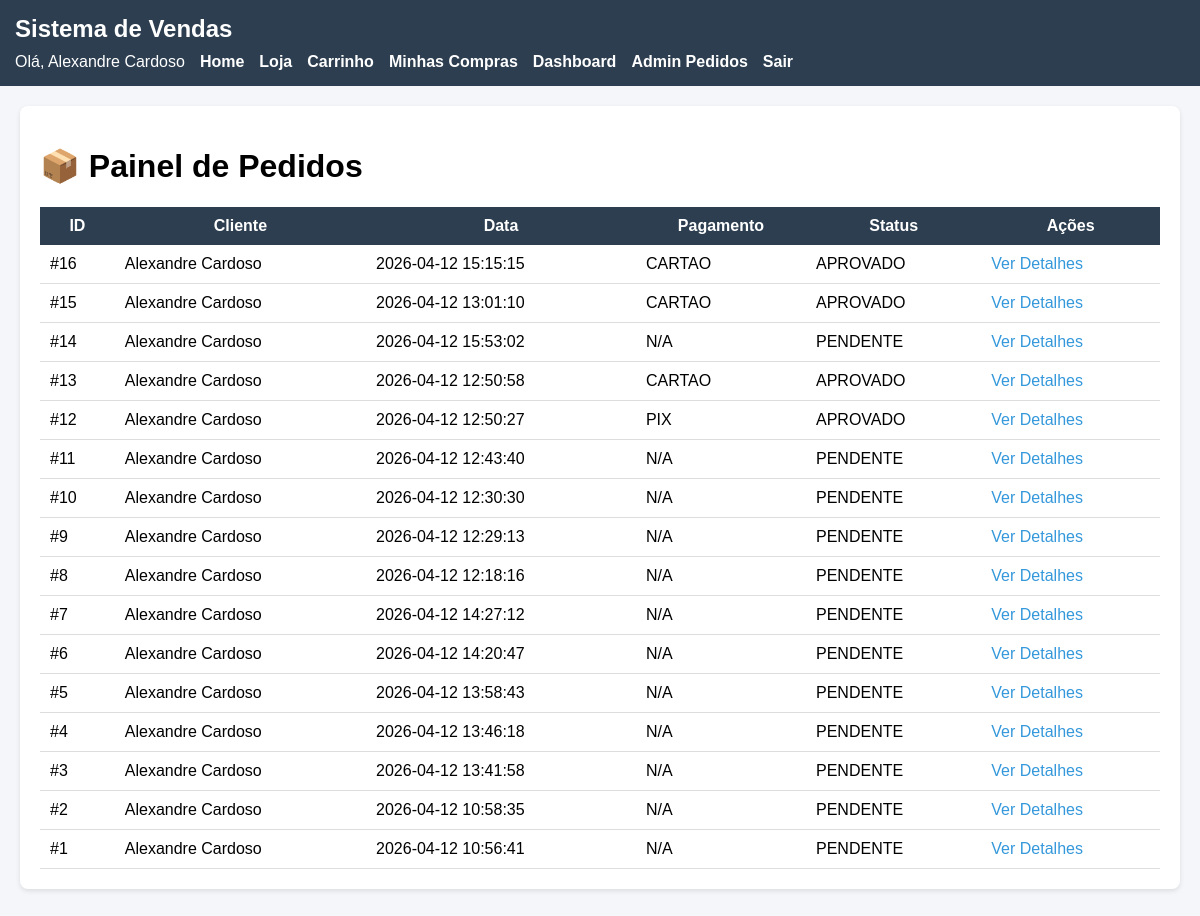
The app's page /admin_pedidos.php (signed in) with its own data.
### tables this page shows
CREATE TABLE IF NOT EXISTS `vendas` (
  `id` int NOT NULL AUTO_INCREMENT,
  `cliente_id` int DEFAULT NULL,
  `data` datetime DEFAULT NULL,
  `usuario` varchar(100) DEFAULT NULL,
  `status` varchar(20) DEFAULT 'aberta',
  `pagamento` varchar(50) DEFAULT NULL,
  `status_pagamento` varchar(20) DEFAULT NULL,
  PRIMARY KEY (`id`),
  KEY `cliente_id` (`cliente_id`),
  CONSTRAINT `vendas_ibfk_1` FOREIGN KEY (`cliente_id`) REFERENCES `clientes` (`id`)
);

CREATE TABLE IF NOT EXISTS `clientes` (
  `id` int NOT NULL AUTO_INCREMENT,
  `cpf` varchar(14) NOT NULL,
  `nome` varchar(255) NOT NULL,
  `endereco` varchar(255) DEFAULT NULL,
  `bairro` varchar(100) DEFAULT NULL,
  `cidade` varchar(100) DEFAULT NULL,
  `uf` char(2) DEFAULT NULL,
  `cep` varchar(10) DEFAULT NULL,
  `telefone1` varchar(20) DEFAULT NULL,
  `telefone2` varchar(20) DEFAULT NULL,
  `email` varchar(255) DEFAULT NULL,
  `senha` varchar(255) DEFAULT NULL,
  `tipo` varchar(20) DEFAULT 'cliente',
  `cadastro_completo` tinyint DEFAULT '0',
  PRIMARY KEY (`id`),
  UNIQUE KEY `cpf` (`cpf`)
);

### public/admin_pedidos.php (the view, shortened to what this page needs)
<?php
include 'partials/header.php';
$pedidos = $conn->query("
    SELECT vendas.*, clientes.nome
    FROM vendas
    JOIN clientes ON vendas.cliente_id = clientes.id
    ORDER BY vendas.id DESC
");
?>
<div class="card">
    <h1>📦 Painel de Pedidos</h1>
    <table>
        <tr>
            <th>ID</th>
            <th>Cliente</th>
            <th>Data</th>
            <th>Pagamento</th>
            <th>Status</th>
            <th>Ações</th>
        </tr>
        <?php while($p = $pedidos->fetch_assoc()): ?>
        <tr>
            <td>#<?= $p['id'] ?></td>
            <td><?= $p['nome'] ?></td>
            <td><?= $p['data'] ?></td>
            <td>
                <?= $p['pagamento']
                    ? strtoupper($p['pagamento'])
                    : 'N/A' ?>
            </td>
            <td>
                <?= $p['status_pagamento']
                    ? strtoupper($p['status_pagamento'])
                    : 'PENDENTE' ?>
            </td>
            <td>
                <a href="admin_pedido_detalhe.php?id=<?= $p['id'] ?>">
                    Ver Detalhes
                </a>
            </td>
        </tr>
        <?php endwhile; ?>
    </table>
</div>
<?php include 'partials/footer.php'; ?>

### public/css/style.css (style rules this page uses)
body { font-family: Arial, sans-serif; background-color: #f4f6f9; margin: 0; }
.card { background: white; padding: 20px; border-radius: 8px; box-shadow: 0px 2px 5px rgba(0,0,0,0.1); margin-bottom: 20px; }
a { color: #3498db; text-decoration: none; }
table { width: 100%; border-collapse: collapse; margin-top: 15px; }
table th { background-color: #2c3e50; color: white; padding: 10px; }
table td { padding: 10px; border-bottom: 1px solid #ddd; }

### records on screen
vendas: id "16", cliente.nome "Alexandre Cardoso", data "2026-04-12 15:15:15", pagamento "CARTAO", status_pagamento "APROVADO"
vendas: id "15", cliente.nome "Alexandre Cardoso", data "2026-04-12 13:01:10", pagamento "CARTAO", status_pagamento "APROVADO"
vendas: id "14", cliente.nome "Alexandre Cardoso", data "2026-04-12 15:53:02", shows "N/A", shows "PENDENTE"
vendas: id "13", cliente.nome "Alexandre Cardoso", data "2026-04-12 12:50:58", pagamento "CARTAO", status_pagamento "APROVADO"
vendas: id "12", cliente.nome "Alexandre Cardoso", data "2026-04-12 12:50:27", pagamento "PIX", status_pagamento "APROVADO"
vendas: id "11", cliente.nome "Alexandre Cardoso", data "2026-04-12 12:43:40", shows "N/A", shows "PENDENTE"
vendas: id "10", cliente.nome "Alexandre Cardoso", data "2026-04-12 12:30:30", shows "N/A", shows "PENDENTE"
vendas: id "9", cliente.nome "Alexandre Cardoso", data "2026-04-12 12:29:13", shows "N/A", shows "PENDENTE"
vendas: id "8", cliente.nome "Alexandre Cardoso", data "2026-04-12 12:18:16", shows "N/A", shows "PENDENTE"
vendas: id "7", cliente.nome "Alexandre Cardoso", data "2026-04-12 14:27:12", shows "N/A", shows "PENDENTE"
vendas: id "6", cliente.nome "Alexandre Cardoso", data "2026-04-12 14:20:47", shows "N/A", shows "PENDENTE"
vendas: id "5", cliente.nome "Alexandre Cardoso", data "2026-04-12 13:58:43", shows "N/A", shows "PENDENTE"
vendas: id "4", cliente.nome "Alexandre Cardoso", data "2026-04-12 13:46:18", shows "N/A", shows "PENDENTE"
vendas: id "3", cliente.nome "Alexandre Cardoso", data "2026-04-12 13:41:58", shows "N/A", shows "PENDENTE"
vendas: id "2", cliente.nome "Alexandre Cardoso", data "2026-04-12 10:58:35", shows "N/A", shows "PENDENTE"
vendas: id "1", cliente.nome "Alexandre Cardoso", data "2026-04-12 10:56:41", shows "N/A", shows "PENDENTE"

### other values on screen
$_SESSION['cliente_nome'] "Alexandre Cardoso"
